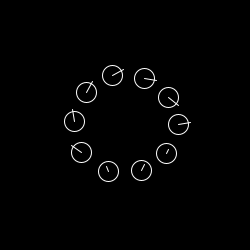
Frame 1 (no input)
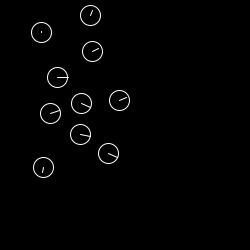
Frame 60 (the mouse pressed at the canvas centre just before this capture)
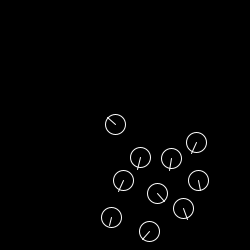
Frame 120 (the mouse held since frame 60 and released just before this capture)

The Processing sketch that drew these frames (run headless with seeded random() and noise(); from frame 60 on, the mouse is pressed at the canvas centre):

// Processing sketch: processing_113561
// ── processing_113561.pde

/** boid
 *  Copyright 2011 Yutaka Kachi
 *  Licensed by New BSD License
 *
 *  Boid：生き物の群れのように動き回るボール
 *
 **/

float SPEED = 4; // 移動量
float R = 10; //半径
int NUMBER = 10;  // ボールの個数
Ball[] balls = new Ball[NUMBER];

float r1 = 1; // パラメータ：群れの中心に向かう度合
float r2 = 0.8; // パラメータ：仲間を避ける度合
float r3 = 0.1; // パラメータ：群れの平均速度に合わせる度合

int CENTER_PULL_FACTOR = 300;
int  DIST_THRESHOLD = 30;

void setup() {
  size(250, 250);
  frameRate(20);
  noFill();
  stroke(255, 255, 255);
  
  float angle = TWO_PI / NUMBER;
  for (int i = 1; i <= NUMBER; i++) {
    float addx = cos(angle * i);
    float addy = sin(angle * i);
    balls[i-1] = new Ball(
    width / 2 + addx * 50, height / 2 + addy * 50, 
    random(- SPEED, SPEED) * addx, random(- SPEED, SPEED) * addy, i - 1, balls);
  }
}

void draw() {
  background(0);
  for (int i = 0; i < NUMBER; i++) {
    balls[i].clearVector();
  }
  for (int i = 0; i < NUMBER; i++) {
    Ball ball = (Ball) balls[i];
    ball.check();
    ball.move();
    ball.draw();
  }
}

class Ball
{
  float x, y;   //ボールの現在位置（中心）
  float vx, vy; //ボールの移動量
  PVector v1 = new PVector();  //移動量：群れの中心に向かう
  PVector v2 = new PVector();  //移動量：仲間を避ける
  PVector v3 = new PVector();  //移動量：群れの平均速度に合わせる

  int id; //ボールの識別番号
  Ball[] others;

  //コンストラクタ
  Ball(
  float _x, float _y, float _vx, float _vy, int _id, Ball[] _others) {
    x = _x;
    y = _y;
    vx = _vx;
    vy = _vy;
    id = _id;
    others = _others;
  }

  void move() {
    vx += r1 * v1.x + r2 * v2.x + r3 * v3.x;
    vy += r1 * v1.y + r2 * v2.y + r3 * v3.y;

    //追加する：移動量が限度を超えてないか
    float vVector = sqrt(vx * vx + vy * vy);
    if (vVector > SPEED) {
       vx = (vx / vVector) * SPEED;
       vy = (vy / vVector) * SPEED;
    }

    x += vx;
    y += vy;

    if (x - R <= 0) {
      x = R;
      vx *= -1;
    }
    if (x + R >= width) {
      x = width - R;
      vx *= -1;
    }

    if (y - R <= 0) {
      y = R;
      vy *= -1;
    }
    if (y + R >= height) {
      y = height - R;
      vy *= -1;
    }
  }

  void draw() {
    ellipse(x, y, R * 2, R * 2);
    line(x, y, x + vx * 3 , y + vy * 3);
  }

  //移動距離オブジェクトを初期化
  void clearVector() {
    v1.x = 0;
    v1.y = 0;
    v2.x = 0;
    v2.y = 0;
    v3.x = 0;
    v3.y = 0;
  }

  //衝突判定
  void check() {
    rule1();
    rule2();
    rule3();
  }//end


  // 計算：群れの中心に向かう量
  void rule1() {
     for (int i = 0; i < NUMBER; i++) {
        Ball otherBall = (Ball) others[i];
    if (this != otherBall)  {
      v1.x += otherBall.x;
      v1.y += otherBall.y;
    } // end if
    } // end for
 
    v1.x /= (NUMBER - 1);
    v1.y /= (NUMBER - 1);
   
    v1.x = (v1.x - x) / CENTER_PULL_FACTOR;
    v1.y = (v1.y - y) / CENTER_PULL_FACTOR;

  }//end rule1


  // 計算：仲間を避ける量
  void rule2() {
    for (int i = 0; i < NUMBER; i++) {
      Ball otherBall = (Ball) others[i];
      if (this != otherBall) {
        if (dist(x, y, otherBall.x, otherBall.y) < DIST_THRESHOLD) {
          v2.x -= otherBall.x - x;
          v2.y -= otherBall.y - y;
    } // end if
      } // end if
    }
  }// end rule2

  // 計算：群れの平均速度に合わせる量
  void rule3() {
     for (int i = 0; i < NUMBER; i++) {
       Ball otherBall = (Ball) others[i];
    if (this != otherBall) {
      v3.x += otherBall.vx;
      v3.y += otherBall.vy;
    } // end if
    } // end for
     
    v3.x /= (NUMBER - 1);
    v3.y /= (NUMBER - 1);
     
    v3.x = (v3.x - vx)/2;
    v3.y = (v3.y - vy)/2;
  }// end rule3
}
